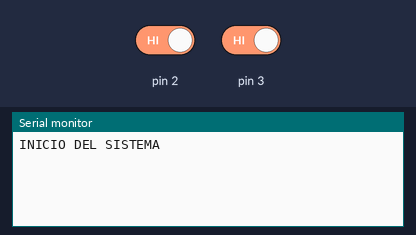
Simulated run of this sketch. Board: Arduino Uno, built with avr-gcc and run on an emulated ATmega328P. Parts: the last lines printed to the serial monitor. The inputs (shaded band) are chosen by the test bench; at power-on: pin 2 HIGH, pin 3 HIGH. EEPROM starts erased.

Above: at 1.2 s.
1.3 s: pin 2 driven LOW
At 2.1 s:
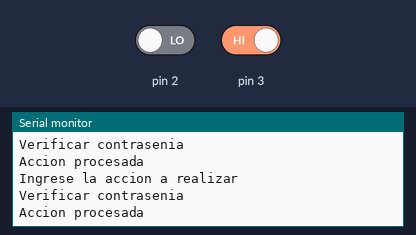
2.8 s: pin 2 driven HIGH and pin 3 driven LOW
4.4 s: pin 2 driven LOW
7.4 s: pin 2 driven HIGH
At 8.0 s:
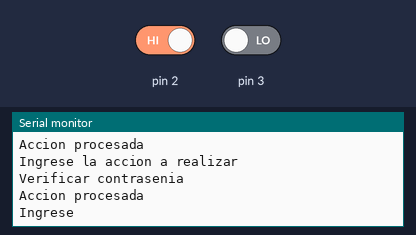
8.9 s: pin 3 driven HIGH
At 9.7 s:
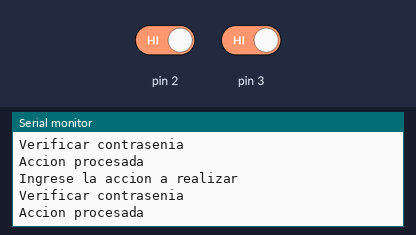
10.4 s: pin 2 driven LOW
At 11.4 s:
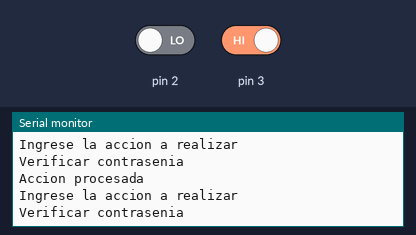

Measured:
- after the input at 1.3 s, the serial monitor: prints a new line at once (image 1)
- after the input at 8.9 s, the serial monitor: prints a new line at once (image 3)
- after the input at 10.4 s, the serial monitor: prints a new line at once (image 4)

The sketch:

BolaniosBolivar_DeberNo7.ino
```cpp
/*
 *Deber No7
 *Bolaños Bolivar
 *Realiza un programa que valide y actualice una contraseña almacenada en la memoria EEPROM.
 *Como estado inicial, la contraseña es de 4 dígitos que son: 4563.
 */
 #include <EEPROM.h>
 int enc=0,leer,pas,num=0;
 int pass = 4563;
 String dato;
void setup() {
pas=EEPROM.read(0);
EEPROM.update(0,4563);
Serial.begin(9600);
Serial.println("INICIO DEL SISTEMA");
attachInterrupt(0,encender,LOW);
attachInterrupt(1,contar,LOW);
}
void loop() {
    if(enc==2){
      if(num==1){
        if(Serial.available()>0){
          dato=Serial.readString();
          pas=dato.toInt();
          EEPROM.update(0,pas);
          Serial.println("Contrasenia Guardada");
        }
      }
      if(num==0){
        if(Serial.available()>0){
          dato=Serial.readString();
          leer=dato.toInt();
          if(pass==leer){
            Serial.println("Ingreso Correcto");
          }else{
            Serial.println("Ingreso Incorrecto");
          }
        }
      }
    }
}
void encender(){
  switch(enc){
    case 0:

    Serial.println("Ingrese la accion a realizar");
    enc++;
    break;
    case 1:
      switch(num){
        case 1:
          Serial.println("Actualice la contrasenia");
        break;
        case 0:
          Serial.println("Verificar contrasenia");
        break;
      }
    enc++;
    break;
    case 2:
    Serial.println("Accion procesada");
    num=0;
    enc=0;
    break;
  }
}
void contar(){
  if(enc==1){
    switch(num){
      case 0:
        Serial.println("Actualizar contrasenia");
        num++;
      break;
       case 1:
       Serial.println("Verificar contrasenia");
        num=0;
       break;
    }
  }
}
```
